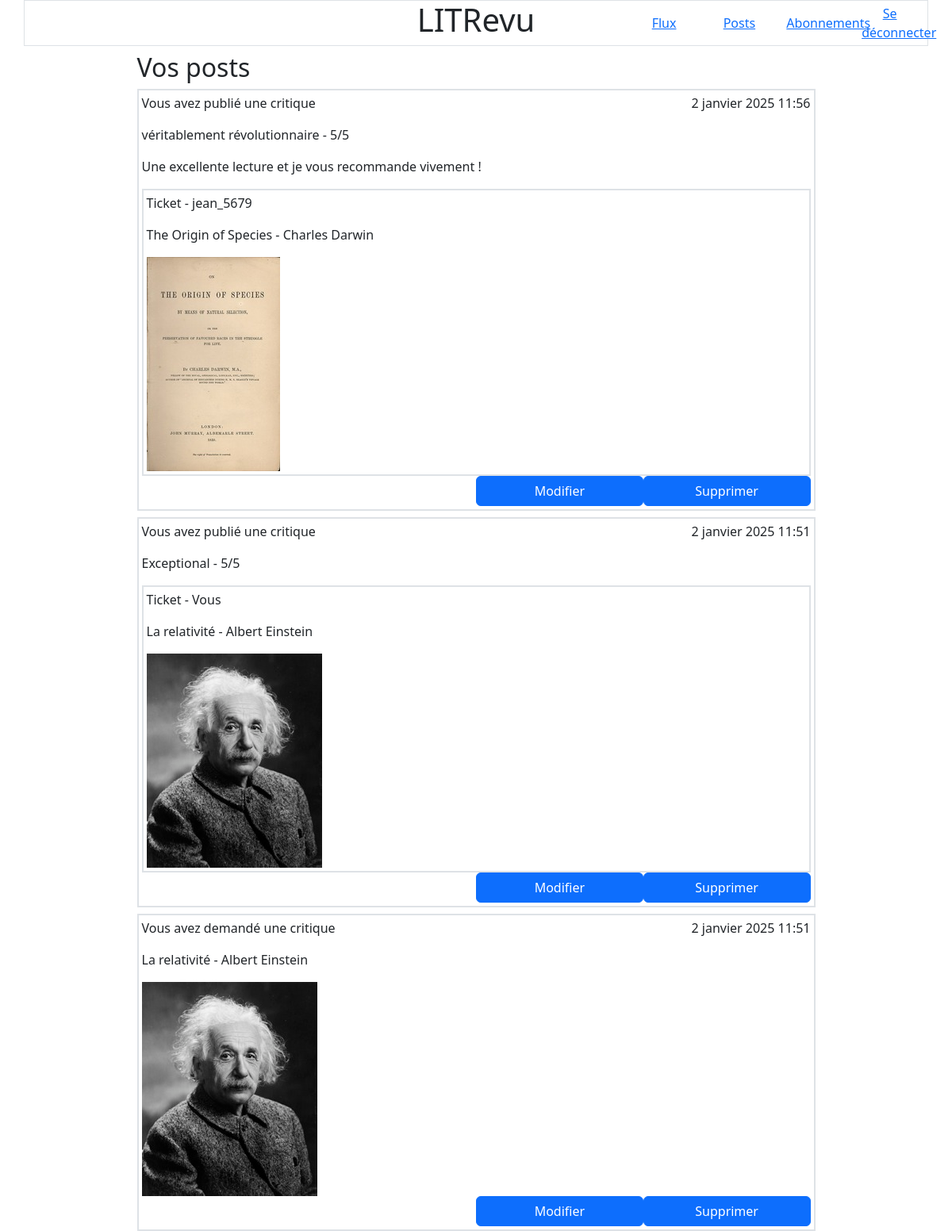
Screenshot of /posts/ (signed in) with the database file from the repository.
### review/models.py (models this page shows)
class Review(models.Model):
    ticket = models.ForeignKey(Ticket, on_delete=models.CASCADE)
    headline = models.CharField(max_length=128, verbose_name="Titre")
    rating = models.PositiveSmallIntegerField(
        validators=[
            MinValueValidator(0),
            MaxValueValidator(5)
        ],
        verbose_name="Note"
    )
    user = models.ForeignKey(settings.AUTH_USER_MODEL, on_delete=models.CASCADE)
    body = models.TextField(max_length=8192, blank=True, verbose_name="Commentaire")
    time_created = models.DateTimeField(auto_now_add=True)
    class Meta:
        unique_together = ("user", "ticket")

class Ticket(models.Model):
    title = models.CharField(max_length=128, verbose_name="Titre")
    description = models.TextField(max_length=2048, blank=True)
    user = models.ForeignKey(settings.AUTH_USER_MODEL, on_delete=models.CASCADE)
    image = models.ImageField(null=True, blank=True)
    time_created = models.DateTimeField(auto_now_add=True)
    def __str__(self) -> str:
        return self.title

### authentication/models.py (models this page shows)
class User(AbstractUser):
    pass

### review/views.py (the view)
# urls.py: path("posts/", views.posts, name="posts"),
@login_required
def posts(request):
    tickets = models.Ticket.objects.filter(user=request.user)
    reviews = models.Review.objects.filter(user=request.user)
    tickets = tickets.annotate(content_type=Value("TICKET", CharField()))
    reviews = reviews.annotate(content_type=Value("REVIEW", CharField()))
    posts = sorted(chain(tickets, reviews), key=lambda post: post.time_created, reverse=True)
    return render(request, "review/posts.html", {"posts": posts})

### review/templates/review/posts.html
{% extends 'base.html' %}
{% block content %}
<div class="container w-75">
    <h2 class="row mt-2">Vos posts</h2>
    {% for post in posts %}
    <div class="row mt-2 p-1 border border-2">
        {% if post.content_type == "TICKET" %}
        {% include 'review/ticket.html' with ticket=post %}
        <a class="btn btn-primary col-3 offset-6" href="{% url 'update_ticket' post.id %}">Modifier</a>
        <a class="btn btn-primary col-3" href="{% url 'delete_ticket' post.id %}">Supprimer</a>
        {% elif post.content_type == "REVIEW" %}
        {% include 'review/review.html' with review=post %}
        <a class="btn btn-primary col-3 offset-6" href="{% url 'update_review' post.id %}">Modifier</a>
        <a class="btn btn-primary col-3" href="{% url 'delete_review' post.id %}">Supprimer</a>
        {% endif %}
    </div>
    {% endfor %}
</div>
{% endblock %}

### review/templates/review/review.html
<div class="container">
    <div class="row">
        <p class="col-6 px-0">
            {% if review.user == user %}
            Vous avez
            {% else %}
            {{review.user}} a
            {% endif %}
            publié une critique
        </p>
        <p class="col-6 text-end px-0">{{review.time_created}}</p>
    </div>
    <p class="row">{{review.headline}} - {{review.rating}}/5</p>
    {% if review.body %}
    <p class="row">{{review.body}}</p>
    {% endif %}
    <div class="row border border-2">
        <div class="container m-1">
            <p class="row">
                Ticket -
                {% if review.ticket.user == user %}
                Vous
                {% else %}
                {{review.ticket.user}}
                {% endif %}
            </p>
            <p class="row">{{review.ticket.title}}</p>
            {% if review.ticket.image %}
            <img class="row" src="{{review.ticket.image.url}}" alt="{{review.ticket}}" title="{{review.ticket}}">
            {% endif %}
        </div>
    </div>
</div>

### review/templates/review/ticket.html (shortened to what this page needs)
<div class="container">
    <div class="row">
        <p class="col-6 px-0">
            {% if ticket.user == user %}
            Vous avez
            {% else %}
            {{ticket.user}} a
            {% endif %}
            demandé une critique
        </p>
        <p class="col-6 text-end px-0">{{ticket.time_created}}</p>
    </div>
    <p class="row">{{ticket.title}}</p>
    {% if ticket.image %}
    <img class="row" src="{{ticket.image.url}}" alt="{{ticket}}" title="{{ticket}}">
    {% endif %}
</div>

### rows the page displays
Review: shows "Vous avez", time_created "2 janvier 2025 11:56", headline "véritablement révolutionnaire", rating "5", body "Une excellente lecture et je vous recommande vivement !", ticket.user "jean_5679", ticket "The Origin of Species - Charles Darwin", ticket.image (picture)
Review: shows "Vous avez", time_created "2 janvier 2025 11:51", headline "Exceptional", rating "5", ticket "La relativité - Albert Einstein", ticket.image (picture)
Ticket: shows "Vous avez", time_created "2 janvier 2025 11:51", title "La relativité - Albert Einstein", image (picture)
